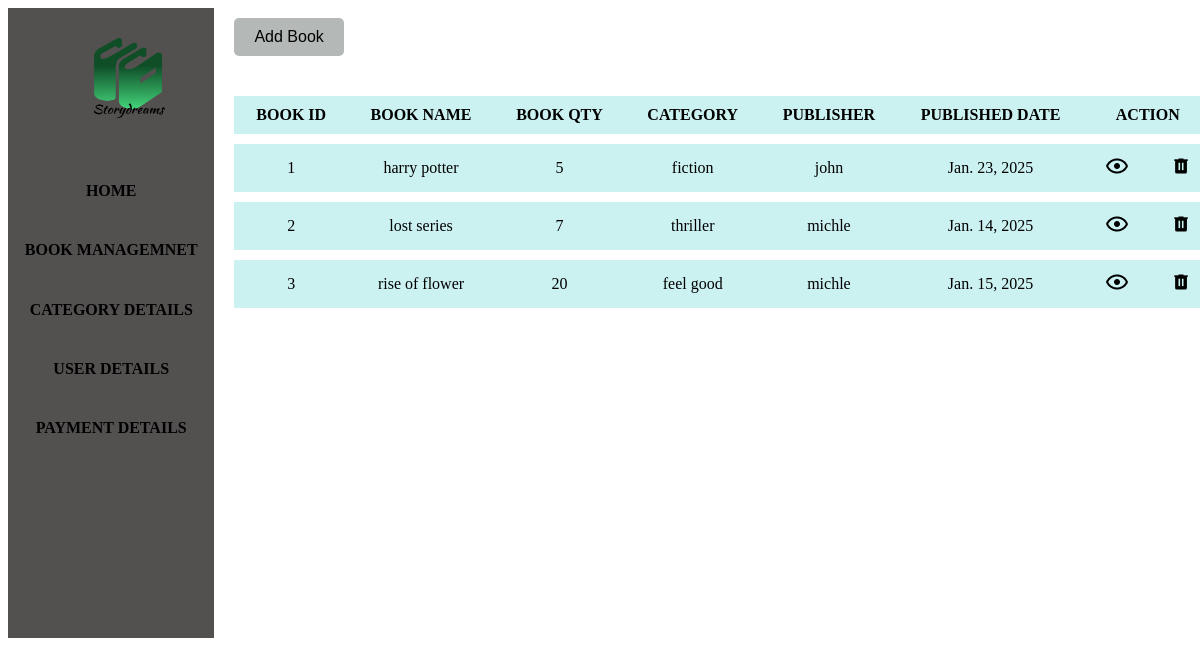
Before: /bookdetails with the older database file.
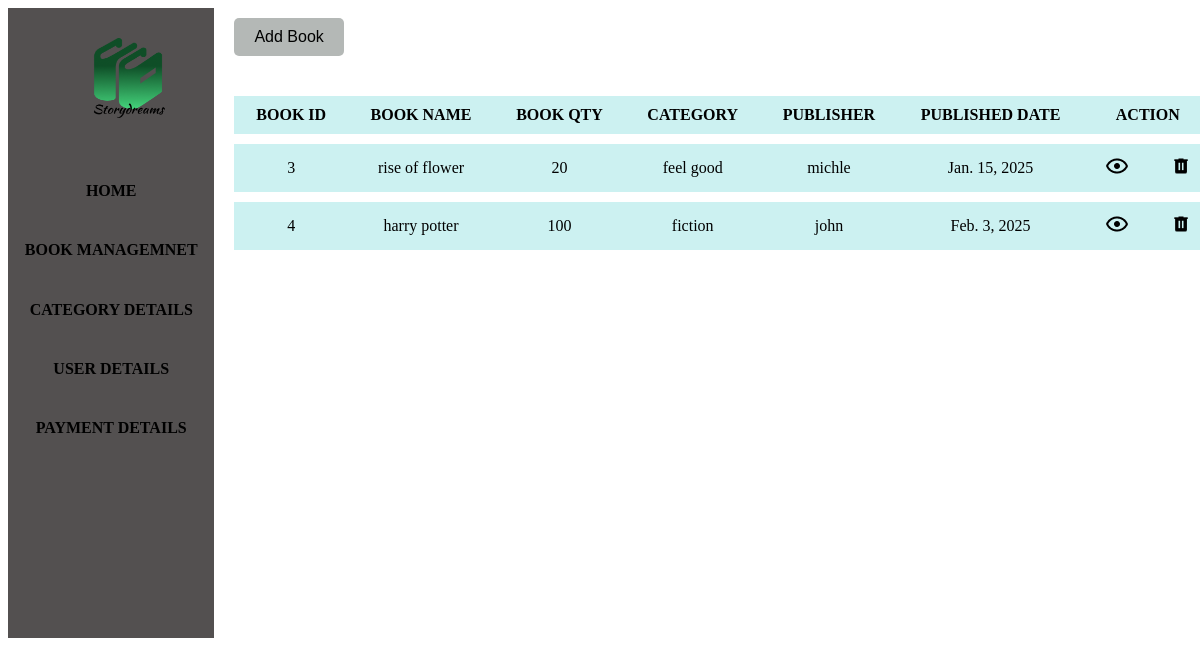
After: the same page with the newer database file.
### myapp/models.py (models this page shows, shortened)
class book(models.Model):
    name=models.CharField(max_length=100)
    quantity=models.IntegerField()
    category=models.ForeignKey(category,on_delete=models.CASCADE)
    publisher=models.CharField(max_length=100)
    published_date=models.DateField()
    price=models.IntegerField(null=True)
    auther=models.CharField(max_length=100,null=True)
    image=models.FileField()

class category(models.Model):
    category_name=models.CharField(max_length=100)
    def __str__(self):
        return self.category_name

### myapp/views.py (the view)
# urls.py: path('bookdetails',views.bookdetails,name='bookdetails'),
def bookdetails(request):
     data=book.objects.all()
     return render(request,"book_details.html",{'datas':data})

### templates/book_details.html (shortened to what this page needs)
<!DOCTYPE html>
<html lang="en">
<head>
    {% load static %}
</head>
<body>
    <div class="container">
    <div class="main">
        <img src="{% static 'image1/storydreamicon.png' %}" alt="storydreamicon">
        <a href="{% url 'adminhome' %}"><h4 style="margin-top: 50px;">HOME</h4></a>
        <a href="{% url 'bookdetails' %}"><h4>BOOK MANAGEMNET</h4></a>
        <a href="{% url 'categorydetail' %}"><h4>CATEGORY DETAILS</h4></a>
        <a href="{% url 'userdetail' %}"><h4>USER DETAILS</h4></a>
        <a href="{% url 'booking_list' %}"><h4>PAYMENT DETAILS</h4></a>
    </div>
     <div class="sub">
        <button type="submit"><a href="{% url 'bookadd' %}">Add Book</a></button>
        <table border="2">
            <tr>
                <th>BOOK ID</th>
                <th> BOOK NAME</th>
                <th>BOOK QTY</th>
                <th>CATEGORY</th>
                <th>PUBLISHER</th>
                <th>PUBLISHED DATE</th>
                <th colspan="2">ACTION</th>
            </tr>
            {% for i in datas %}
            <tr>
                <td>{{i.id}}</td>
                <td>{{i.name}}</td>
                <td>{{i.quantity}}</td>
                <td>{{i.category}}</td>
                <td>{{i.publisher}}</td>
                <td>{{i.published_date}}</td>
                <td><a href="{% url 'bookpage' id=i.id %}"><img src="{% static 'image1/eye.png' %}" alt="eye"></a></td>
                <td><a href="{% url 'bookdlt' id=i.id %}"><img style="height: 20px;width: 20px;" src="{% static 'image1/delete.png' %}" alt="delete"></a></td>
            </tr>
            {% endfor %}
        </table>
     </div>
    </div>
</body>
</html>

Changed rows visible on the page:
removed book: id "1", name "harry potter", quantity "5", category "fiction", publisher "john", published_date "Jan. 23, 2025"
removed book: id "2", name "lost series", quantity "7", category "thriller", publisher "michle", published_date "Jan. 14, 2025"
added book: id "4", name "harry potter", quantity "100", category "fiction", publisher "john", published_date "Feb. 3, 2025"
